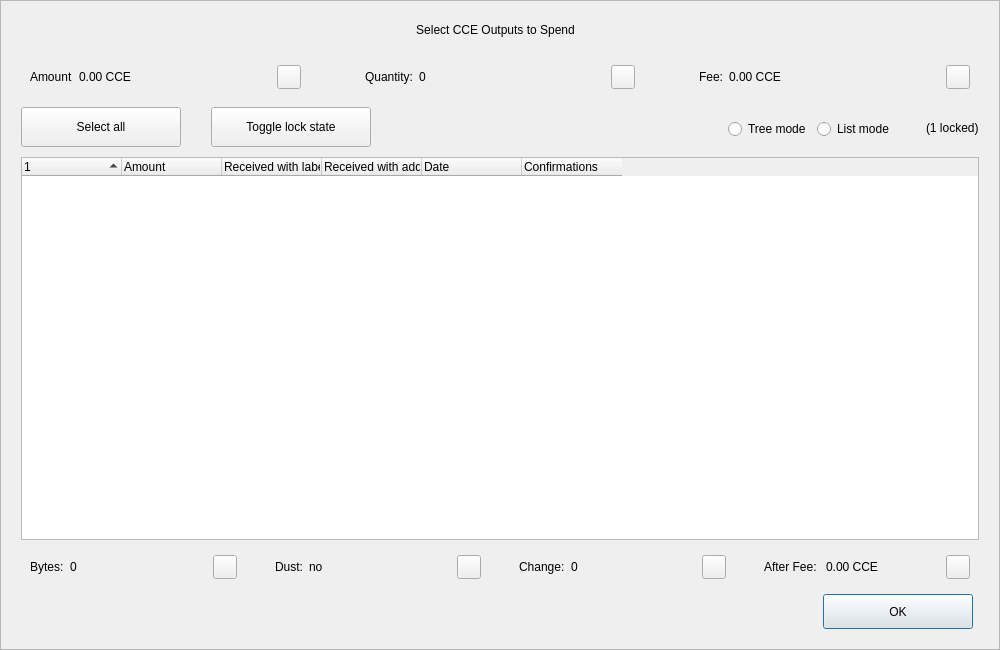
<?xml version="1.0" encoding="UTF-8"?>
<ui version="4.0">
 <class>CoinControlDialog</class>
 <widget class="QDialog" name="CoinControlDialog">
  <property name="geometry">
   <rect>
    <x>0</x>
    <y>0</y>
    <width>1000</width>
    <height>650</height>
   </rect>
  </property>
  <property name="minimumSize">
   <size>
    <width>950</width>
    <height>650</height>
   </size>
  </property>
  <property name="windowTitle">
   <string>Coin Selection</string>
  </property>
  <property name="styleSheet">
   <string notr="true"/>
  </property>
  <layout class="QVBoxLayout" name="verticalLayout">
   <property name="spacing">
    <number>0</number>
   </property>
   <property name="leftMargin">
    <number>0</number>
   </property>
   <property name="topMargin">
    <number>0</number>
   </property>
   <property name="rightMargin">
    <number>0</number>
   </property>
   <property name="bottomMargin">
    <number>0</number>
   </property>
   <item>
    <widget class="QFrame" name="frameContainer">
     <property name="toolTipDuration">
      <number>0</number>
     </property>
     <property name="frameShape">
      <enum>QFrame::StyledPanel</enum>
     </property>
     <property name="frameShadow">
      <enum>QFrame::Raised</enum>
     </property>
     <layout class="QVBoxLayout" name="verticalLayout_2">
      <property name="leftMargin">
       <number>0</number>
      </property>
      <property name="rightMargin">
       <number>0</number>
      </property>
      <property name="bottomMargin">
       <number>20</number>
      </property>
      <item>
       <layout class="QHBoxLayout" name="horizontalLayout_12">
        <property name="spacing">
         <number>0</number>
        </property>
        <property name="leftMargin">
         <number>20</number>
        </property>
        <property name="rightMargin">
         <number>30</number>
        </property>
        <item>
         <spacer name="horizontalSpacer_4">
          <property name="orientation">
           <enum>Qt::Horizontal</enum>
          </property>
          <property name="sizeHint" stdset="0">
           <size>
            <width>40</width>
            <height>20</height>
           </size>
          </property>
         </spacer>
        </item>
        <item>
         <widget class="QLabel" name="labelTitle">
          <property name="minimumSize">
           <size>
            <width>0</width>
            <height>40</height>
           </size>
          </property>
          <property name="maximumSize">
           <size>
            <width>16777215</width>
            <height>40</height>
           </size>
          </property>
          <property name="text">
           <string>Select CCE Outputs to Spend</string>
          </property>
          <property name="alignment">
           <set>Qt::AlignCenter</set>
          </property>
          <property name="margin">
           <number>7</number>
          </property>
         </widget>
        </item>
        <item>
         <spacer name="horizontalSpacer_5">
          <property name="orientation">
           <enum>Qt::Horizontal</enum>
          </property>
          <property name="sizeHint" stdset="0">
           <size>
            <width>40</width>
            <height>20</height>
           </size>
          </property>
         </spacer>
        </item>
       </layout>
      </item>
      <item>
       <layout class="QHBoxLayout" name="horizontalLayout_8">
        <property name="leftMargin">
         <number>20</number>
        </property>
        <property name="rightMargin">
         <number>20</number>
        </property>
        <item>
         <widget class="QWidget" name="layoutAmount" native="true">
          <layout class="QHBoxLayout" name="horizontalLayout_9" stretch="0,1,0">
           <item>
            <widget class="QLabel" name="labelCoinControlAmountText">
             <property name="text">
              <string>Amount</string>
             </property>
            </widget>
           </item>
           <item>
            <widget class="QLabel" name="labelCoinControlAmount">
             <property name="text">
              <string>0.00 CCE</string>
             </property>
            </widget>
           </item>
           <item alignment="Qt::AlignHCenter|Qt::AlignVCenter">
            <widget class="QPushButton" name="pushButtonAmount">
             <property name="minimumSize">
              <size>
               <width>0</width>
               <height>24</height>
              </size>
             </property>
             <property name="maximumSize">
              <size>
               <width>24</width>
               <height>26</height>
              </size>
             </property>
             <property name="focusPolicy">
              <enum>Qt::NoFocus</enum>
             </property>
             <property name="styleSheet">
              <string notr="true">padding-bottom:2px;
padding-right:4px;</string>
             </property>
             <property name="text">
              <string/>
             </property>
            </widget>
           </item>
          </layout>
         </widget>
        </item>
        <item>
         <spacer name="horizontalSpacer_2">
          <property name="orientation">
           <enum>Qt::Horizontal</enum>
          </property>
          <property name="sizeType">
           <enum>QSizePolicy::Fixed</enum>
          </property>
          <property name="sizeHint" stdset="0">
           <size>
            <width>40</width>
            <height>20</height>
           </size>
          </property>
         </spacer>
        </item>
        <item>
         <widget class="QWidget" name="layoutQuantity" native="true">
          <layout class="QHBoxLayout" name="horizontalLayout_10" stretch="0,1,0">
           <item>
            <widget class="QLabel" name="labelCoinControlQuantityText">
             <property name="text">
              <string>Quantity:</string>
             </property>
            </widget>
           </item>
           <item>
            <widget class="QLabel" name="labelCoinControlQuantity">
             <property name="text">
              <string>0</string>
             </property>
            </widget>
           </item>
           <item alignment="Qt::AlignHCenter|Qt::AlignVCenter">
            <widget class="QPushButton" name="pushButtonQuantity">
             <property name="minimumSize">
              <size>
               <width>0</width>
               <height>24</height>
              </size>
             </property>
             <property name="maximumSize">
              <size>
               <width>24</width>
               <height>26</height>
              </size>
             </property>
             <property name="focusPolicy">
              <enum>Qt::NoFocus</enum>
             </property>
             <property name="styleSheet">
              <string notr="true">padding-bottom:2px;
               padding-right:4px;</string>
             </property>
             <property name="text">
              <string/>
             </property>
            </widget>
           </item>
          </layout>
         </widget>
        </item>
        <item>
         <spacer name="horizontalSpacer_22">
          <property name="orientation">
           <enum>Qt::Horizontal</enum>
          </property>
          <property name="sizeType">
           <enum>QSizePolicy::Fixed</enum>
          </property>
          <property name="sizeHint" stdset="0">
           <size>
            <width>40</width>
            <height>20</height>
           </size>
          </property>
         </spacer>
        </item>
        <item>
         <widget class="QWidget" name="layoutFee" native="true">
          <layout class="QHBoxLayout" name="horizontalLayout_11" stretch="0,1,0">
           <item>
            <widget class="QLabel" name="labelCoinControlFeeText">
             <property name="text">
              <string>Fee:</string>
             </property>
            </widget>
           </item>
           <item>
            <widget class="QLabel" name="labelCoinControlFee">
             <property name="text">
              <string>0.00 CCE</string>
             </property>
            </widget>
           </item>
           <item alignment="Qt::AlignHCenter|Qt::AlignVCenter">
            <widget class="QPushButton" name="pushButtonFee">
             <property name="minimumSize">
              <size>
               <width>0</width>
               <height>24</height>
              </size>
             </property>
             <property name="maximumSize">
              <size>
               <width>24</width>
               <height>26</height>
              </size>
             </property>
             <property name="focusPolicy">
              <enum>Qt::NoFocus</enum>
             </property>
             <property name="styleSheet">
              <string notr="true">padding-bottom:2px;
               padding-right:4px;</string>
             </property>
             <property name="text">
              <string/>
             </property>
            </widget>
           </item>
          </layout>
         </widget>
        </item>
       </layout>
      </item>
      <item>
       <widget class="QFrame" name="frame">
        <property name="minimumSize">
         <size>
          <width>0</width>
          <height>40</height>
         </size>
        </property>
        <property name="styleSheet">
         <string notr="true">#frame {
	border:0;
}</string>
        </property>
        <property name="frameShape">
         <enum>QFrame::StyledPanel</enum>
        </property>
        <property name="frameShadow">
         <enum>QFrame::Sunken</enum>
        </property>
        <layout class="QHBoxLayout" name="horizontalLayout">
         <property name="spacing">
          <number>0</number>
         </property>
         <property name="leftMargin">
          <number>20</number>
         </property>
         <property name="topMargin">
          <number>0</number>
         </property>
         <property name="rightMargin">
          <number>20</number>
         </property>
         <property name="bottomMargin">
          <number>0</number>
         </property>
         <item>
          <layout class="QHBoxLayout" name="horizontalLayoutPanel" stretch="0,0,0,0,0,0">
           <property name="spacing">
            <number>20</number>
           </property>
           <item>
            <widget class="QPushButton" name="pushButtonSelectAll">
             <property name="sizePolicy">
              <sizepolicy hsizetype="Maximum" vsizetype="Fixed">
               <horstretch>0</horstretch>
               <verstretch>0</verstretch>
              </sizepolicy>
             </property>
             <property name="minimumSize">
              <size>
               <width>160</width>
               <height>40</height>
              </size>
             </property>
             <property name="maximumSize">
              <size>
               <width>16777215</width>
               <height>40</height>
              </size>
             </property>
             <property name="text">
              <string>Select all</string>
             </property>
             <property name="checkable">
              <bool>true</bool>
             </property>
             <property name="checked">
              <bool>false</bool>
             </property>
             <property name="autoExclusive">
              <bool>false</bool>
             </property>
             <property name="autoDefault">
              <bool>false</bool>
             </property>
            </widget>
           </item>
           <item>
            <spacer name="horizontalSpacer_6">
             <property name="orientation">
              <enum>Qt::Horizontal</enum>
             </property>
             <property name="sizeType">
              <enum>QSizePolicy::Fixed</enum>
             </property>
             <property name="sizeHint" stdset="0">
              <size>
               <width>10</width>
               <height>20</height>
              </size>
             </property>
            </spacer>
           </item>
           <item>
            <widget class="QPushButton" name="pushButtonToggleLock">
             <property name="sizePolicy">
              <sizepolicy hsizetype="Maximum" vsizetype="Fixed">
               <horstretch>0</horstretch>
               <verstretch>0</verstretch>
              </sizepolicy>
             </property>
             <property name="minimumSize">
              <size>
               <width>160</width>
               <height>40</height>
              </size>
             </property>
             <property name="maximumSize">
              <size>
               <width>16777215</width>
               <height>40</height>
              </size>
             </property>
             <property name="text">
              <string>Toggle lock state</string>
             </property>
             <property name="checkable">
              <bool>true</bool>
             </property>
             <property name="autoExclusive">
              <bool>false</bool>
             </property>
             <property name="autoDefault">
              <bool>false</bool>
             </property>
            </widget>
           </item>
           <item>
            <spacer name="horizontalSpacer_7">
             <property name="orientation">
              <enum>Qt::Horizontal</enum>
             </property>
             <property name="sizeType">
              <enum>QSizePolicy::Expanding</enum>
             </property>
             <property name="sizeHint" stdset="0">
              <size>
               <width>30</width>
               <height>20</height>
              </size>
             </property>
            </spacer>
           </item>
           <item alignment="Qt::AlignRight">
            <widget class="QGroupBox" name="groupBox_2">
             <property name="styleSheet">
              <string notr="true">#groupBox_2 {
    background-color:transparent;
    border-radius:0;
}</string>
             </property>
             <property name="title">
              <string/>
             </property>
             <layout class="QHBoxLayout" name="horizontalLayout_14">
              <item>
               <widget class="QRadioButton" name="radioTreeMode">
                <property name="sizePolicy">
                 <sizepolicy hsizetype="Maximum" vsizetype="Fixed">
                  <horstretch>0</horstretch>
                  <verstretch>0</verstretch>
                 </sizepolicy>
                </property>
                <property name="text">
                 <string>Tree mode</string>
                </property>
               </widget>
              </item>
              <item>
               <widget class="QRadioButton" name="radioListMode">
                <property name="sizePolicy">
                 <sizepolicy hsizetype="Maximum" vsizetype="Fixed">
                  <horstretch>0</horstretch>
                  <verstretch>0</verstretch>
                 </sizepolicy>
                </property>
                <property name="text">
                 <string>List mode</string>
                </property>
                <property name="checked">
                 <bool>false</bool>
                </property>
               </widget>
              </item>
             </layout>
            </widget>
           </item>
           <item>
            <widget class="QLabel" name="labelLocked">
             <property name="text">
              <string>(1 locked)</string>
             </property>
            </widget>
           </item>
          </layout>
         </item>
        </layout>
       </widget>
      </item>
      <item>
       <layout class="QHBoxLayout" name="horizontalLayout_13">
        <property name="leftMargin">
         <number>20</number>
        </property>
        <property name="rightMargin">
         <number>20</number>
        </property>
        <item>
         <widget class="CoinControlTreeWidget" name="treeWidget">
          <property name="contextMenuPolicy">
           <enum>Qt::CustomContextMenu</enum>
          </property>
          <property name="styleSheet">
           <string notr="true"/>
          </property>
          <property name="sortingEnabled">
           <bool>false</bool>
          </property>
          <property name="columnCount">
           <number>6</number>
          </property>
          <attribute name="headerShowSortIndicator" stdset="0">
           <bool>true</bool>
          </attribute>
          <attribute name="headerStretchLastSection">
           <bool>false</bool>
          </attribute>
          <column>
           <property name="text">
            <string/>
           </property>
          </column>
          <column>
           <property name="text">
            <string>Amount</string>
           </property>
          </column>
          <column>
           <property name="text">
            <string>Received with label</string>
           </property>
          </column>
          <column>
           <property name="text">
            <string>Received with address</string>
           </property>
          </column>
          <column>
           <property name="text">
            <string>Date</string>
           </property>
          </column>
          <column>
           <property name="text">
            <string>Confirmations</string>
           </property>
           <property name="toolTip">
            <string>Confirmed</string>
           </property>
          </column>
         </widget>
        </item>
       </layout>
      </item>
      <item>
       <layout class="QHBoxLayout" name="horizontalLayout_3">
        <property name="spacing">
         <number>20</number>
        </property>
        <property name="leftMargin">
         <number>20</number>
        </property>
        <property name="rightMargin">
         <number>20</number>
        </property>
        <item>
         <widget class="QWidget" name="layoutBytes" native="true">
          <layout class="QHBoxLayout" name="horizontalLayout_4" stretch="0,1,0">
           <item>
            <widget class="QLabel" name="labelCoinControlBytesText">
             <property name="text">
              <string>Bytes:</string>
             </property>
            </widget>
           </item>
           <item>
            <widget class="QLabel" name="labelCoinControlBytes">
             <property name="text">
              <string>0</string>
             </property>
            </widget>
           </item>
           <item alignment="Qt::AlignHCenter|Qt::AlignVCenter">
            <widget class="QPushButton" name="pushButtonBytes">
             <property name="minimumSize">
              <size>
               <width>0</width>
               <height>24</height>
              </size>
             </property>
             <property name="maximumSize">
              <size>
               <width>24</width>
               <height>26</height>
              </size>
             </property>
             <property name="focusPolicy">
              <enum>Qt::NoFocus</enum>
             </property>
             <property name="styleSheet">
              <string notr="true">padding-bottom:2px;
               padding-right:4px;</string>
             </property>
             <property name="text">
              <string/>
             </property>
            </widget>
           </item>
          </layout>
         </widget>
        </item>
        <item>
         <widget class="QWidget" name="layoutDust" native="true">
          <layout class="QHBoxLayout" name="horizontalLayout_5" stretch="0,1,0">
           <item>
            <widget class="QLabel" name="labelCoinControlLowOutputText">
             <property name="text">
              <string>Dust:</string>
             </property>
            </widget>
           </item>
           <item>
            <widget class="QLabel" name="labelCoinControlLowOutput">
             <property name="text">
              <string>no</string>
             </property>
            </widget>
           </item>
           <item alignment="Qt::AlignHCenter|Qt::AlignVCenter">
            <widget class="QPushButton" name="pushButtonDust">
             <property name="minimumSize">
              <size>
               <width>0</width>
               <height>24</height>
              </size>
             </property>
             <property name="maximumSize">
              <size>
               <width>24</width>
               <height>26</height>
              </size>
             </property>
             <property name="focusPolicy">
              <enum>Qt::NoFocus</enum>
             </property>
             <property name="styleSheet">
              <string notr="true">padding-bottom:2px;
               padding-right:4px;</string>
             </property>
             <property name="text">
              <string/>
             </property>
            </widget>
           </item>
          </layout>
         </widget>
        </item>
        <item>
         <widget class="QWidget" name="layoutChange" native="true">
          <layout class="QHBoxLayout" name="horizontalLayout_6" stretch="0,1,0">
           <item>
            <widget class="QLabel" name="labelCoinControlChangeText">
             <property name="text">
              <string>Change:</string>
             </property>
            </widget>
           </item>
           <item>
            <widget class="QLabel" name="labelCoinControlChange">
             <property name="text">
              <string>0</string>
             </property>
            </widget>
           </item>
           <item alignment="Qt::AlignHCenter|Qt::AlignVCenter">
            <widget class="QPushButton" name="pushButtonChange">
             <property name="minimumSize">
              <size>
               <width>0</width>
               <height>24</height>
              </size>
             </property>
             <property name="maximumSize">
              <size>
               <width>24</width>
               <height>26</height>
              </size>
             </property>
             <property name="focusPolicy">
              <enum>Qt::NoFocus</enum>
             </property>
             <property name="styleSheet">
              <string notr="true">padding-bottom:2px;
               padding-right:4px;</string>
             </property>
             <property name="text">
              <string/>
             </property>
            </widget>
           </item>
          </layout>
         </widget>
        </item>
        <item>
         <widget class="QWidget" name="layoutAfter" native="true">
          <layout class="QHBoxLayout" name="horizontalLayout_7" stretch="0,1,0">
           <item>
            <widget class="QLabel" name="labelCoinControlAfterFeeText">
             <property name="text">
              <string>After Fee: </string>
             </property>
            </widget>
           </item>
           <item>
            <widget class="QLabel" name="labelCoinControlAfterFee">
             <property name="text">
              <string>0.00 CCE</string>
             </property>
            </widget>
           </item>
           <item alignment="Qt::AlignHCenter|Qt::AlignVCenter">
            <widget class="QPushButton" name="pushButtonAlterFee">
             <property name="minimumSize">
              <size>
               <width>0</width>
               <height>24</height>
              </size>
             </property>
             <property name="maximumSize">
              <size>
               <width>24</width>
               <height>26</height>
              </size>
             </property>
             <property name="focusPolicy">
              <enum>Qt::NoFocus</enum>
             </property>
             <property name="styleSheet">
              <string notr="true">padding-bottom:2px;
               padding-right:4px;</string>
             </property>
             <property name="text">
              <string/>
             </property>
            </widget>
           </item>
          </layout>
         </widget>
        </item>
       </layout>
      </item>
      <item>
       <layout class="QHBoxLayout" name="horizontalLayout_2">
        <property name="spacing">
         <number>0</number>
        </property>
        <property name="leftMargin">
         <number>20</number>
        </property>
        <property name="rightMargin">
         <number>26</number>
        </property>
        <item>
         <spacer name="horizontalSpacer_3">
          <property name="orientation">
           <enum>Qt::Horizontal</enum>
          </property>
          <property name="sizeHint" stdset="0">
           <size>
            <width>558</width>
            <height>20</height>
           </size>
          </property>
         </spacer>
        </item>
        <item>
         <widget class="QPushButton" name="pushButtonOk">
          <property name="minimumSize">
           <size>
            <width>150</width>
            <height>35</height>
           </size>
          </property>
          <property name="text">
           <string>OK</string>
          </property>
         </widget>
        </item>
       </layout>
      </item>
     </layout>
    </widget>
   </item>
  </layout>
 </widget>
 <customwidgets>
  <customwidget>
   <class>CoinControlTreeWidget</class>
   <extends>QTreeWidget</extends>
   <header>coincontroltreewidget.h</header>
  </customwidget>
 </customwidgets>
 <resources/>
 <connections/>
</ui>
